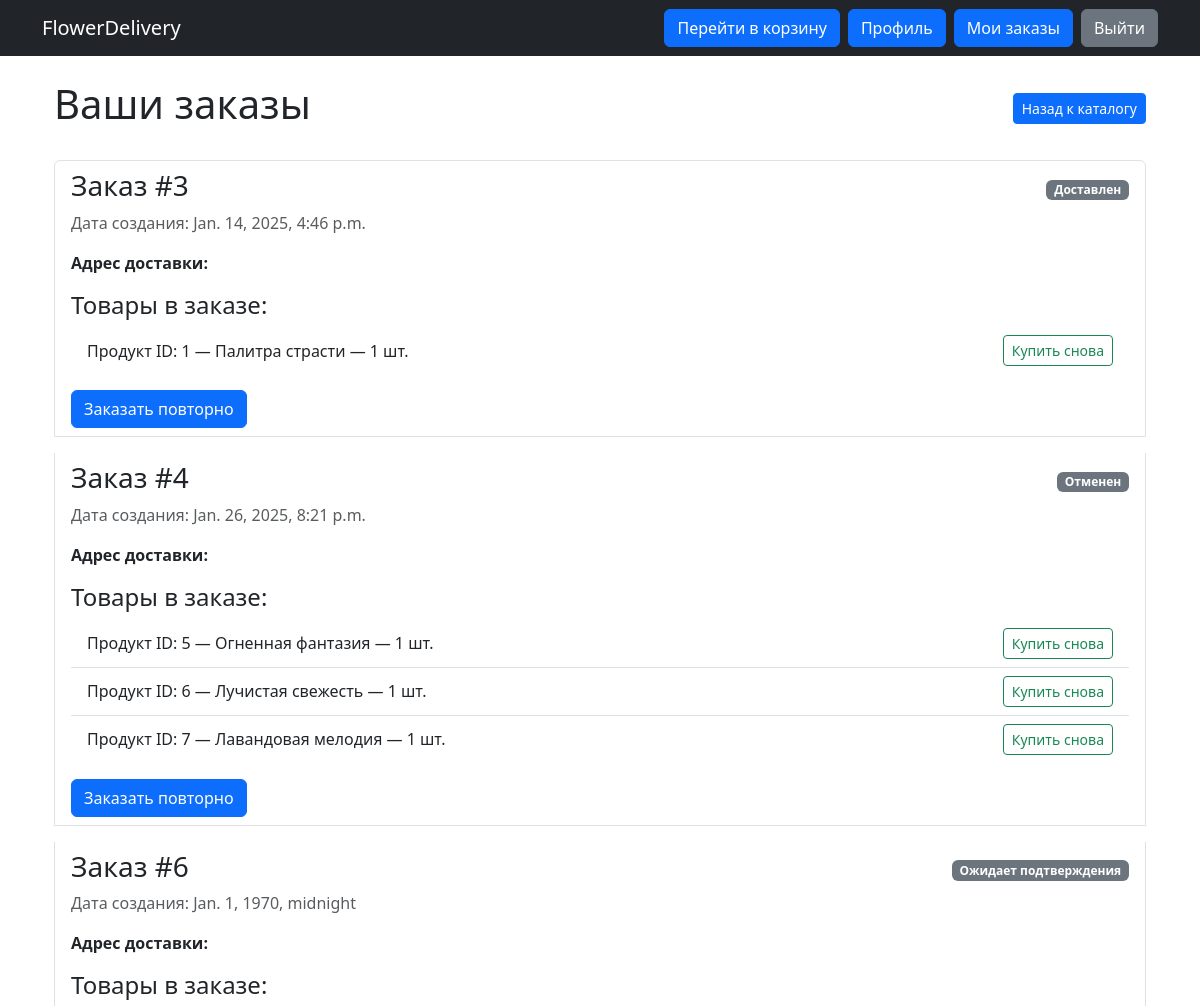
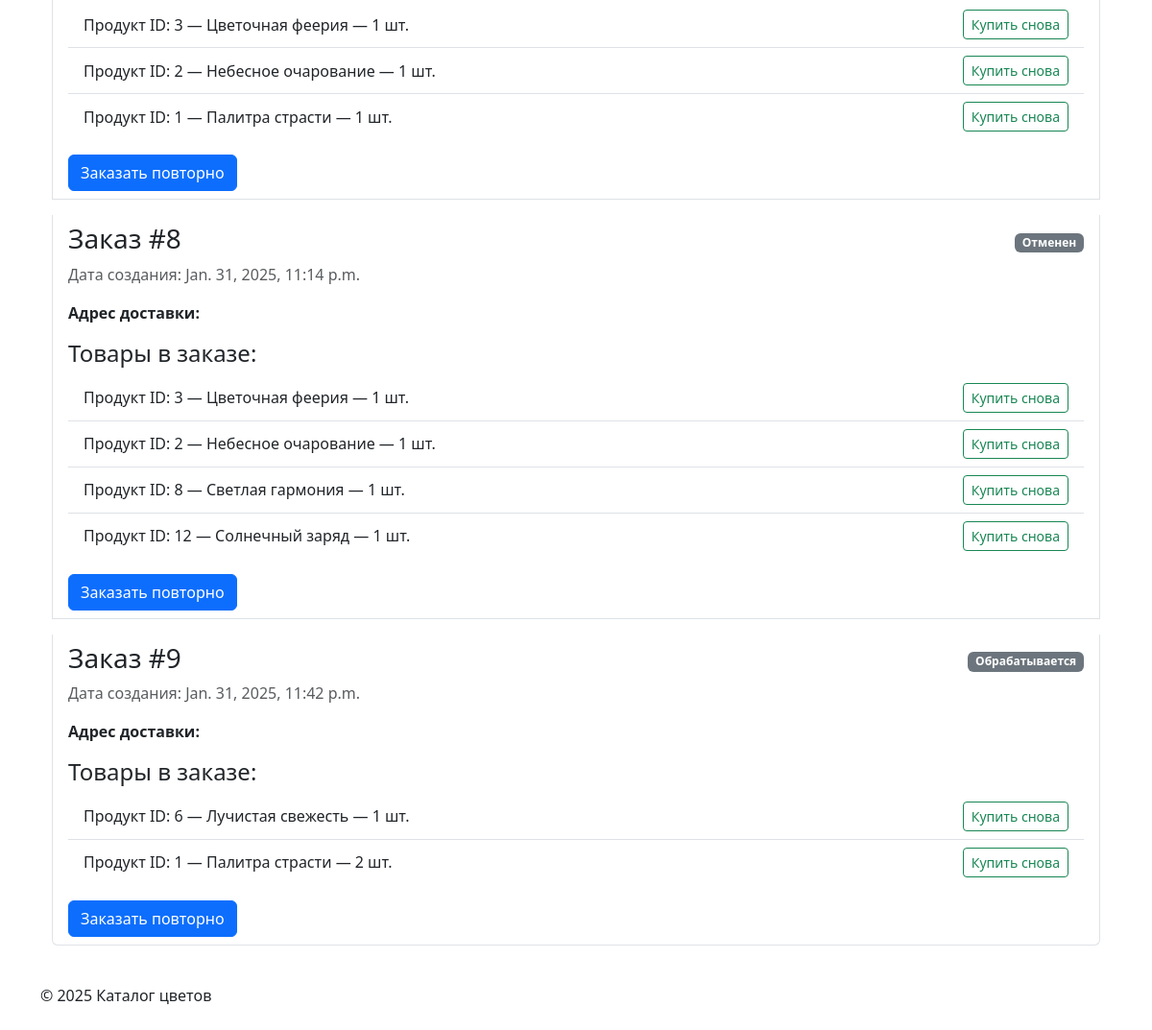
/orders/ (signed in), run on the app's committed database (2 pictures, top to bottom).
### orders/models.py (models this page shows, shortened)
class Order(models.Model):
    user = models.ForeignKey(User, on_delete=models.CASCADE, related_name='orders')
    created_at = models.DateTimeField(auto_now_add=True)
    delivery_address = models.TextField()
    status = models.CharField(max_length=20, choices=(
        ('pending', 'Ожидает подтверждения'),
        ('processed', 'Обрабатывается'),
        ('delivered', 'Доставлен'),
        ('canceled', 'Отменен')
    ), default='pending')

class OrderItem(models.Model):
    order = models.ForeignKey(Order, on_delete=models.CASCADE, related_name='items')
    product = models.ForeignKey(Product, on_delete=models.CASCADE)
    quantity = models.PositiveIntegerField(default=1)

### catalog/models.py (models this page shows, shortened)
class Product(models.Model):
    name = models.CharField(max_length=200)
    description = models.TextField()
    price = models.DecimalField(max_digits=10, decimal_places=2)
    image = models.ImageField(upload_to='products/')
    created_at = models.DateTimeField(auto_now_add=True)

### orders/views.py (the view)
# urls.py: path('', OrderListView.as_view(), name='order_list'),
class OrderListView(LoginRequiredMixin, View):
    def get(self, request):
        orders = Order.objects.filter(user=request.user).prefetch_related('items')
        return render(request, 'orders/order_list.html', {'orders': orders})

### templates/orders/order_list.html (shortened to what this page needs)
{% extends 'base.html' %}
{% block content %}
<div class="container mt-4">
    <div class="d-flex justify-content-between align-items-center mb-4">
        <h1>Ваши заказы</h1>
        <a href="/" class="btn btn-primary btn-sm">Назад к каталогу</a>
    </div>
    {% if orders %}
        <div class="list-group">
            {% for order in orders %}
                <div class="list-group-item mb-3">
                    <div class="d-flex justify-content-between align-items-center">
                        <h3>Заказ #{{ order.id }}</h3>
                        <span class="badge bg-secondary">{{ order.get_status_display }}</span>
                    </div>
                    <p class="text-muted">Дата создания: {{ order.created_at }}</p>
                    <p><strong>Адрес доставки:</strong> {{ order.delivery_address }}</p>
                    <h4>Товары в заказе:</h4>
                    <ul class="list-group list-group-flush">
                        {% for item in order.items.all %}
                            <li class="list-group-item d-flex justify-content-between align-items-center">
                                <div>
                                    Продукт ID: {{ item.product_id }} — {{ item.product.name }} — {{ item.quantity }} шт.
                                </div>
                                <a href="{% url 'buy_again_item' item.id %}" class="btn btn-sm btn-outline-success">
                                    Купить снова
                                </a>
                            </li>
                        {% endfor %}
                    </ul>
                    <div class="mt-3">
                        <a href="{% url 'reorder' order.id %}" class="btn btn-primary">
                            Заказать повторно
                        </a>
                    </div>
                </div>
            {% endfor %}
        </div>
    {% else %}
        <div class="alert alert-info" role="alert">
            У вас пока нет заказов.
        </div>
    {% endif %}
</div>
{% endblock %}

### data on the page
Order: id "3", status "Доставлен", created_at "Jan. 14, 2025, 4:46 p.m."
OrderItem: product_id "1", product.name "Палитра страсти", quantity "1"
Order: id "4", status "Отменен", created_at "Jan. 26, 2025, 8:21 p.m."
OrderItem: product_id "5", product.name "Огненная фантазия", quantity "1"
OrderItem: product_id "6", product.name "Лучистая свежесть", quantity "1"
OrderItem: product_id "7", product.name "Лавандовая мелодия", quantity "1"
Order: id "6", status "Ожидает подтверждения", created_at "Jan. 1, 1970, midnight"
OrderItem: product_id "3", product.name "Цветочная феерия", quantity "1"
OrderItem: product_id "2", product.name "Небесное очарование", quantity "1"
OrderItem: product_id "1", product.name "Палитра страсти", quantity "1"
Order: id "8", status "Отменен", created_at "Jan. 31, 2025, 11:14 p.m."
OrderItem: product_id "3", product.name "Цветочная феерия", quantity "1"
OrderItem: product_id "2", product.name "Небесное очарование", quantity "1"
OrderItem: product_id "8", product.name "Светлая гармония", quantity "1"
OrderItem: product_id "12", product.name "Солнечный заряд", quantity "1"
Order: id "9", status "Обрабатывается", created_at "Jan. 31, 2025, 11:42 p.m."
OrderItem: product_id "6", product.name "Лучистая свежесть", quantity "1"
OrderItem: product_id "1", product.name "Палитра страсти", quantity "2"
